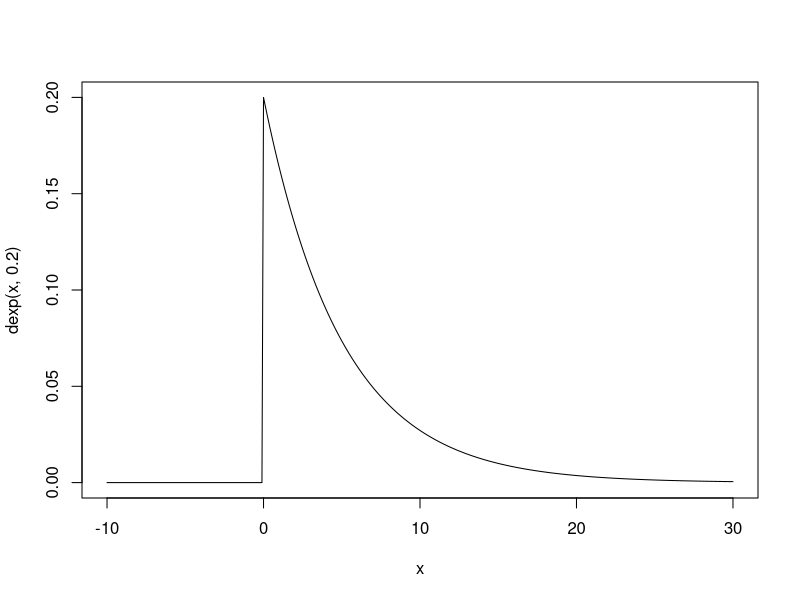
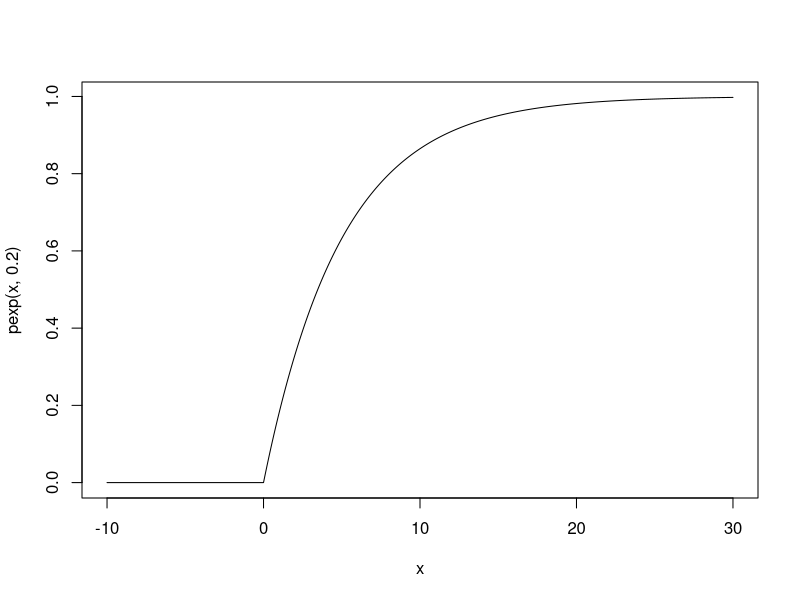

The R script that drew these images, in order:
#### strong law of large numbers
## sample mean converges to the true mean

## We assume X1,...,XN are a sample of an exponential distribution wiht parameter lambda

## exponential distribution
## plot density

dexp(-10:10,0.1)

## plot density of Exp(0.2) -> mean value =5
x <- seq(-10,30,0.1)
plot(x,dexp(x,0.2),type='l')
## density has formula f(x)= 0 for x<0 
## and f(x)= 0.2 * exp(-0.2*x)

## plot distribution function 

x <- seq(-10,30,0.1)
plot(x,pexp(x,0.2),type='l')
pexp(10,0.2)

## random sample of size N=35 of X~Exp(0.2)

rexp(35,0.2)

# A sample of size N=35, lambda=0.2
N <- 35
lambda <- 0.2   ## true mean 1/lambda=5
mean(rexp(N,lambda))

## repeat taking samples of size N, K=1000 times
# and store them into out

K<- 1000
out <- array(,K)
for(k in 1:K){
    out[k] <- mean(rexp(N,lambda))
}
## What is the averag and the variance
mean(out)  ## this is close to the tru parameter
var(out)  ### there is quiote some variance

## Strong law of large numbers says (X1+..+XN)/N converges to true mean 1/lambda
## with prob 1 for N-> infinity, hence if N is large X1+..+XN)/N is closer to the true mean

N <- 500
K<- 1000
out <- array(,K)
for(k in 1:K){
    out[k] <- mean(rexp(N,lambda))
}
## What is the averag and the variance
mean(out)  ## this is close to the tru parameter
var(out)  ### the variance is small, sample means of size N=500 are close to the true mean



N <- 5000
K<- 1000
out <- array(,K)
for(k in 1:K){
    out[k] <- mean(rexp(N,lambda))
}
## What is the averag and the variance
mean(out)  ## this is close to the tru parameter
var(out)  ### the variance is small, sample means of size N=500 are close to the true mean

mean(rexp(5000,lambda))
mean(rexp(50000,lambda))


#### bias for second centralized moment
### interactiv exercise get estimates for the 2nd centralized moment and sample variance
### what is th ebias
### true variance of the exponential distribution is 1/lambda^2
K<- 1000
out <- array(,K)
for(k in 1:K){
    out[k] <- mean(rexp(N,lambda))
}
## What is the averag and the variance
mean(out)  ## this is close to the tru parameter
var(out)  ### there is quiote some variance

